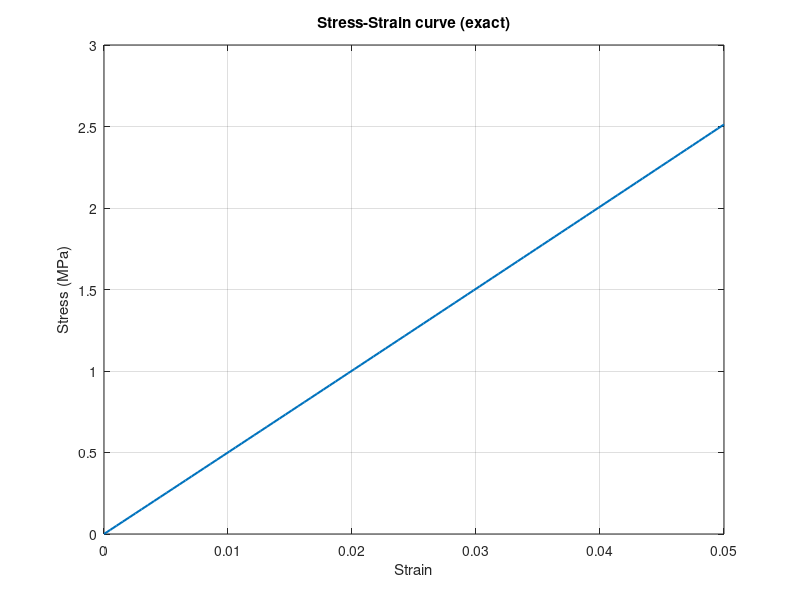

Reproduce this figure in MATLAB.
% 定義常數 K1 和 mu1
K1 = 50;   % 這是 K1 的值，可以根據需要修改
mu1 = 5;  % 這是 mu1 的值，可以根據需要修改

% 定義 x 的範圍
x = linspace(0, 0.05, 100);  % 在 0 到 0.05 之間生成 100 個點

% 計算 y 的值
y = K1 * x + mu1 * x.^2;  % 計算 y = K1 * x + mu1 * x^2

% 繪製圖形
figure;  % 創建新圖形
plot(x, y, 'LineWidth', 1.5);  % 畫出 x 和 y 的關係，藍色線條，線寬 2
xlabel('Strain');
ylabel('Stress (MPa)');
title('Stress-Strain curve (exact)');
grid on;  % 顯示網格
